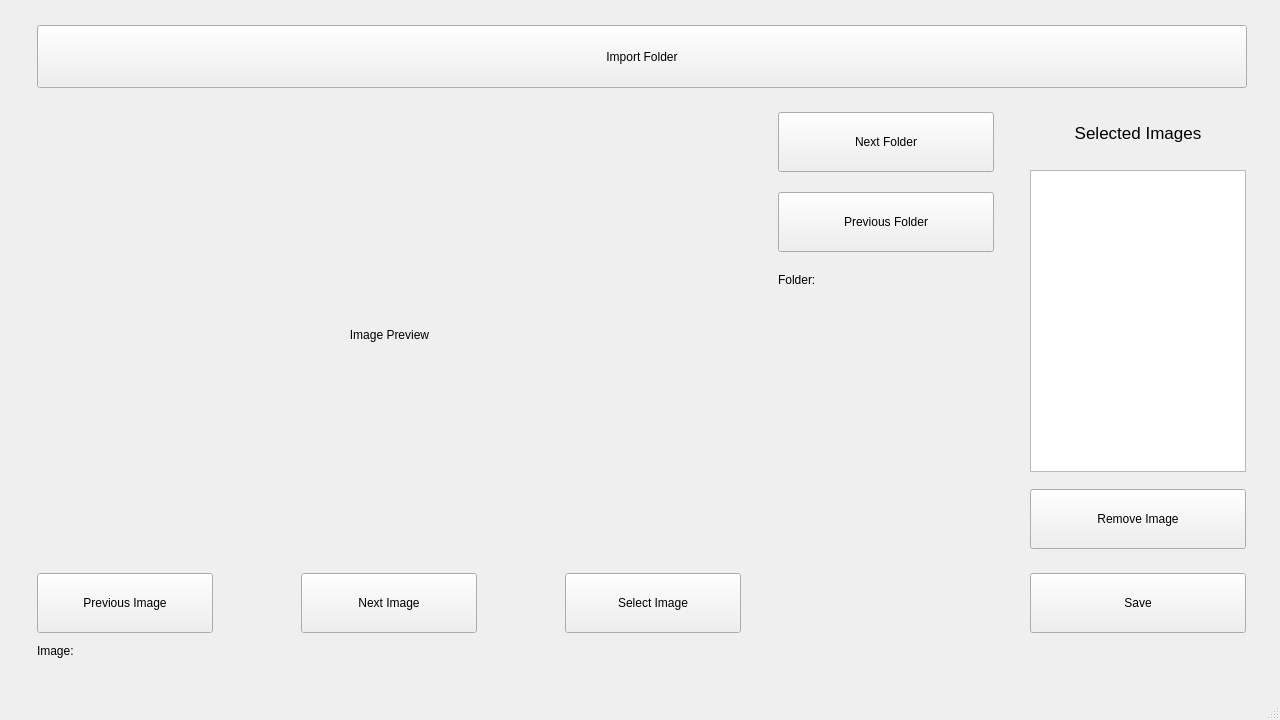
<?xml version="1.0" encoding="UTF-8"?>
<ui version="4.0">
 <class>MainWindow</class>
 <widget class="QMainWindow" name="MainWindow">
  <property name="geometry">
   <rect>
    <x>0</x>
    <y>0</y>
    <width>1280</width>
    <height>720</height>
   </rect>
  </property>
  <property name="minimumSize">
   <size>
    <width>1280</width>
    <height>720</height>
   </size>
  </property>
  <property name="maximumSize">
   <size>
    <width>1280</width>
    <height>720</height>
   </size>
  </property>
  <property name="windowTitle">
   <string>Image Viewer Program</string>
  </property>
  <widget class="QWidget" name="centralwidget">
   <widget class="QPushButton" name="prevFolderButton">
    <property name="geometry">
     <rect>
      <x>778</x>
      <y>192</y>
      <width>216</width>
      <height>60</height>
     </rect>
    </property>
    <property name="minimumSize">
     <size>
      <width>216</width>
      <height>60</height>
     </size>
    </property>
    <property name="maximumSize">
     <size>
      <width>216</width>
      <height>60</height>
     </size>
    </property>
    <property name="cursor">
     <cursorShape>PointingHandCursor</cursorShape>
    </property>
    <property name="text">
     <string>Previous Folder</string>
    </property>
   </widget>
   <widget class="QPushButton" name="nextImageButton">
    <property name="geometry">
     <rect>
      <x>301</x>
      <y>573</y>
      <width>176</width>
      <height>60</height>
     </rect>
    </property>
    <property name="minimumSize">
     <size>
      <width>176</width>
      <height>60</height>
     </size>
    </property>
    <property name="maximumSize">
     <size>
      <width>176</width>
      <height>60</height>
     </size>
    </property>
    <property name="cursor">
     <cursorShape>PointingHandCursor</cursorShape>
    </property>
    <property name="text">
     <string>Next Image</string>
    </property>
   </widget>
   <widget class="QPushButton" name="removeButton">
    <property name="geometry">
     <rect>
      <x>1030</x>
      <y>489</y>
      <width>216</width>
      <height>60</height>
     </rect>
    </property>
    <property name="minimumSize">
     <size>
      <width>216</width>
      <height>60</height>
     </size>
    </property>
    <property name="maximumSize">
     <size>
      <width>216</width>
      <height>60</height>
     </size>
    </property>
    <property name="cursor">
     <cursorShape>PointingHandCursor</cursorShape>
    </property>
    <property name="text">
     <string>Remove Image</string>
    </property>
   </widget>
   <widget class="QLabel" name="imagePlaceholderLabel">
    <property name="geometry">
     <rect>
      <x>37</x>
      <y>112</y>
      <width>705</width>
      <height>445</height>
     </rect>
    </property>
    <property name="minimumSize">
     <size>
      <width>705</width>
      <height>445</height>
     </size>
    </property>
    <property name="maximumSize">
     <size>
      <width>705</width>
      <height>445</height>
     </size>
    </property>
    <property name="frameShape">
     <enum>QFrame::NoFrame</enum>
    </property>
    <property name="frameShadow">
     <enum>QFrame::Plain</enum>
    </property>
    <property name="text">
     <string>Image Preview</string>
    </property>
    <property name="alignment">
     <set>Qt::AlignCenter</set>
    </property>
   </widget>
   <widget class="QPushButton" name="selectImageButton">
    <property name="geometry">
     <rect>
      <x>565</x>
      <y>573</y>
      <width>176</width>
      <height>60</height>
     </rect>
    </property>
    <property name="minimumSize">
     <size>
      <width>176</width>
      <height>60</height>
     </size>
    </property>
    <property name="maximumSize">
     <size>
      <width>176</width>
      <height>60</height>
     </size>
    </property>
    <property name="cursor">
     <cursorShape>PointingHandCursor</cursorShape>
    </property>
    <property name="text">
     <string>Select Image</string>
    </property>
   </widget>
   <widget class="QPushButton" name="saveButton">
    <property name="geometry">
     <rect>
      <x>1030</x>
      <y>573</y>
      <width>216</width>
      <height>60</height>
     </rect>
    </property>
    <property name="minimumSize">
     <size>
      <width>216</width>
      <height>60</height>
     </size>
    </property>
    <property name="maximumSize">
     <size>
      <width>216</width>
      <height>60</height>
     </size>
    </property>
    <property name="cursor">
     <cursorShape>PointingHandCursor</cursorShape>
    </property>
    <property name="text">
     <string>Save</string>
    </property>
   </widget>
   <widget class="QLabel" name="selectedImagesLabel">
    <property name="geometry">
     <rect>
      <x>1030</x>
      <y>112</y>
      <width>216</width>
      <height>41</height>
     </rect>
    </property>
    <property name="minimumSize">
     <size>
      <width>216</width>
      <height>41</height>
     </size>
    </property>
    <property name="maximumSize">
     <size>
      <width>216</width>
      <height>41</height>
     </size>
    </property>
    <property name="font">
     <font>
      <pointsize>13</pointsize>
     </font>
    </property>
    <property name="text">
     <string>Selected Images</string>
    </property>
    <property name="alignment">
     <set>Qt::AlignCenter</set>
    </property>
   </widget>
   <widget class="QPushButton" name="prevImageButton">
    <property name="geometry">
     <rect>
      <x>37</x>
      <y>573</y>
      <width>176</width>
      <height>60</height>
     </rect>
    </property>
    <property name="minimumSize">
     <size>
      <width>176</width>
      <height>60</height>
     </size>
    </property>
    <property name="maximumSize">
     <size>
      <width>176</width>
      <height>60</height>
     </size>
    </property>
    <property name="cursor">
     <cursorShape>PointingHandCursor</cursorShape>
    </property>
    <property name="text">
     <string>Previous Image</string>
    </property>
   </widget>
   <widget class="QLabel" name="image_label">
    <property name="geometry">
     <rect>
      <x>37</x>
      <y>642</y>
      <width>701</width>
      <height>17</height>
     </rect>
    </property>
    <property name="text">
     <string>Image:</string>
    </property>
   </widget>
   <widget class="QPushButton" name="nextFolderButton">
    <property name="geometry">
     <rect>
      <x>778</x>
      <y>112</y>
      <width>216</width>
      <height>60</height>
     </rect>
    </property>
    <property name="minimumSize">
     <size>
      <width>216</width>
      <height>60</height>
     </size>
    </property>
    <property name="maximumSize">
     <size>
      <width>216</width>
      <height>60</height>
     </size>
    </property>
    <property name="cursor">
     <cursorShape>PointingHandCursor</cursorShape>
    </property>
    <property name="text">
     <string>Next Folder</string>
    </property>
   </widget>
   <widget class="QLabel" name="folder_label">
    <property name="geometry">
     <rect>
      <x>778</x>
      <y>271</y>
      <width>211</width>
      <height>17</height>
     </rect>
    </property>
    <property name="text">
     <string>Folder:</string>
    </property>
   </widget>
   <widget class="QPushButton" name="importFolderButton">
    <property name="geometry">
     <rect>
      <x>37</x>
      <y>25</y>
      <width>1210</width>
      <height>63</height>
     </rect>
    </property>
    <property name="minimumSize">
     <size>
      <width>1210</width>
      <height>63</height>
     </size>
    </property>
    <property name="maximumSize">
     <size>
      <width>1210</width>
      <height>63</height>
     </size>
    </property>
    <property name="cursor">
     <cursorShape>PointingHandCursor</cursorShape>
    </property>
    <property name="text">
     <string>Import Folder</string>
    </property>
   </widget>
   <widget class="QListWidget" name="selectedImagesList">
    <property name="geometry">
     <rect>
      <x>1030</x>
      <y>170</y>
      <width>216</width>
      <height>302</height>
     </rect>
    </property>
   </widget>
  </widget>
  <widget class="QMenuBar" name="menubar">
   <property name="geometry">
    <rect>
     <x>0</x>
     <y>0</y>
     <width>1280</width>
     <height>22</height>
    </rect>
   </property>
  </widget>
  <widget class="QStatusBar" name="statusbar"/>
 </widget>
 <resources/>
 <connections/>
</ui>
